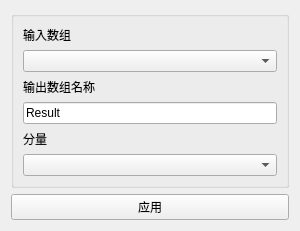
<?xml version="1.0" encoding="UTF-8"?>
<ui version="4.0">
 <class>ExtractComponentWidget</class>
 <widget class="QWidget" name="ExtractComponentWidget">
  <property name="geometry">
   <rect>
    <x>0</x>
    <y>0</y>
    <width>300</width>
    <height>220</height>
   </rect>
  </property>
  <property name="windowTitle">
   <string>Form</string>
  </property>
  <layout class="QGridLayout" name="gridLayout">
   <item row="0" column="0">
    <layout class="QVBoxLayout" name="verticalLayout_2">
     <item>
      <widget class="QGroupBox" name="groupBox">
       <property name="title">
        <string/>
       </property>
       <layout class="QVBoxLayout" name="verticalLayout">
        <item>
         <widget class="QLabel" name="label_InputArray">
          <property name="text">
           <string>输入数组</string>
          </property>
         </widget>
        </item>
        <item>
         <widget class="QComboBox" name="comboBox_InputArray"/>
        </item>
        <item>
         <widget class="QLabel" name="label_OutputName">
          <property name="text">
           <string>输出数组名称</string>
          </property>
         </widget>
        </item>
        <item>
         <widget class="QLineEdit" name="lineEdit_OutputName">
          <property name="text">
           <string>Result</string>
          </property>
         </widget>
        </item>
        <item>
         <widget class="QLabel" name="label_Component">
          <property name="text">
           <string>分量</string>
          </property>
         </widget>
        </item>
        <item>
         <widget class="QComboBox" name="comboBox_Component"/>
        </item>
       </layout>
      </widget>
     </item>
     <item>
      <spacer name="verticalSpacer">
       <property name="orientation">
        <enum>Qt::Vertical</enum>
       </property>
       <property name="sizeHint" stdset="0">
        <size>
         <width>20</width>
         <height>40</height>
        </size>
       </property>
      </spacer>
     </item>
     <item>
      <widget class="QPushButton" name="btnApply">
       <property name="text">
        <string>应用</string>
       </property>
      </widget>
     </item>
    </layout>
   </item>
  </layout>
 </widget>
 <resources/>
 <connections/>
</ui>
